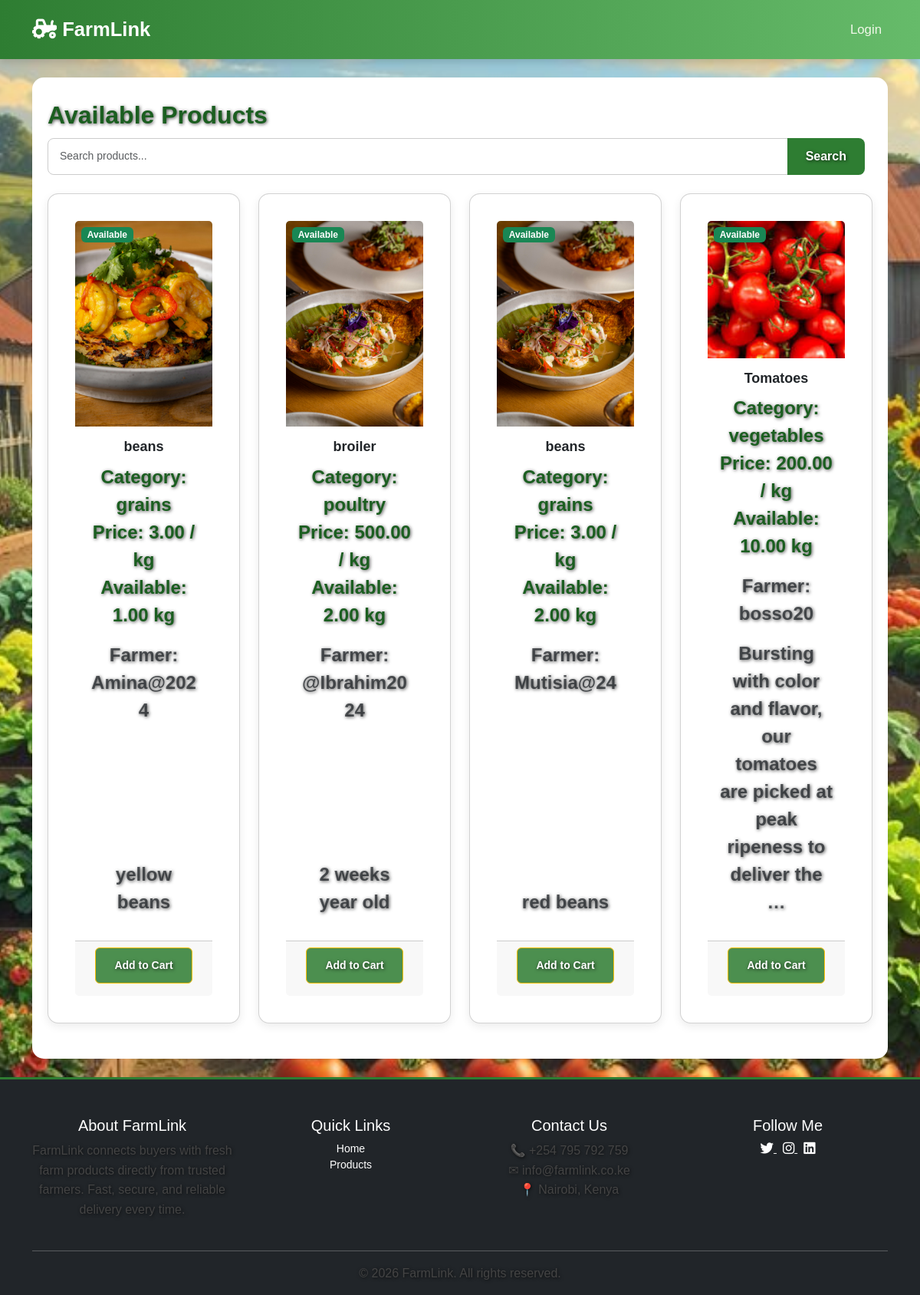
Before: /products/ with the older database file.
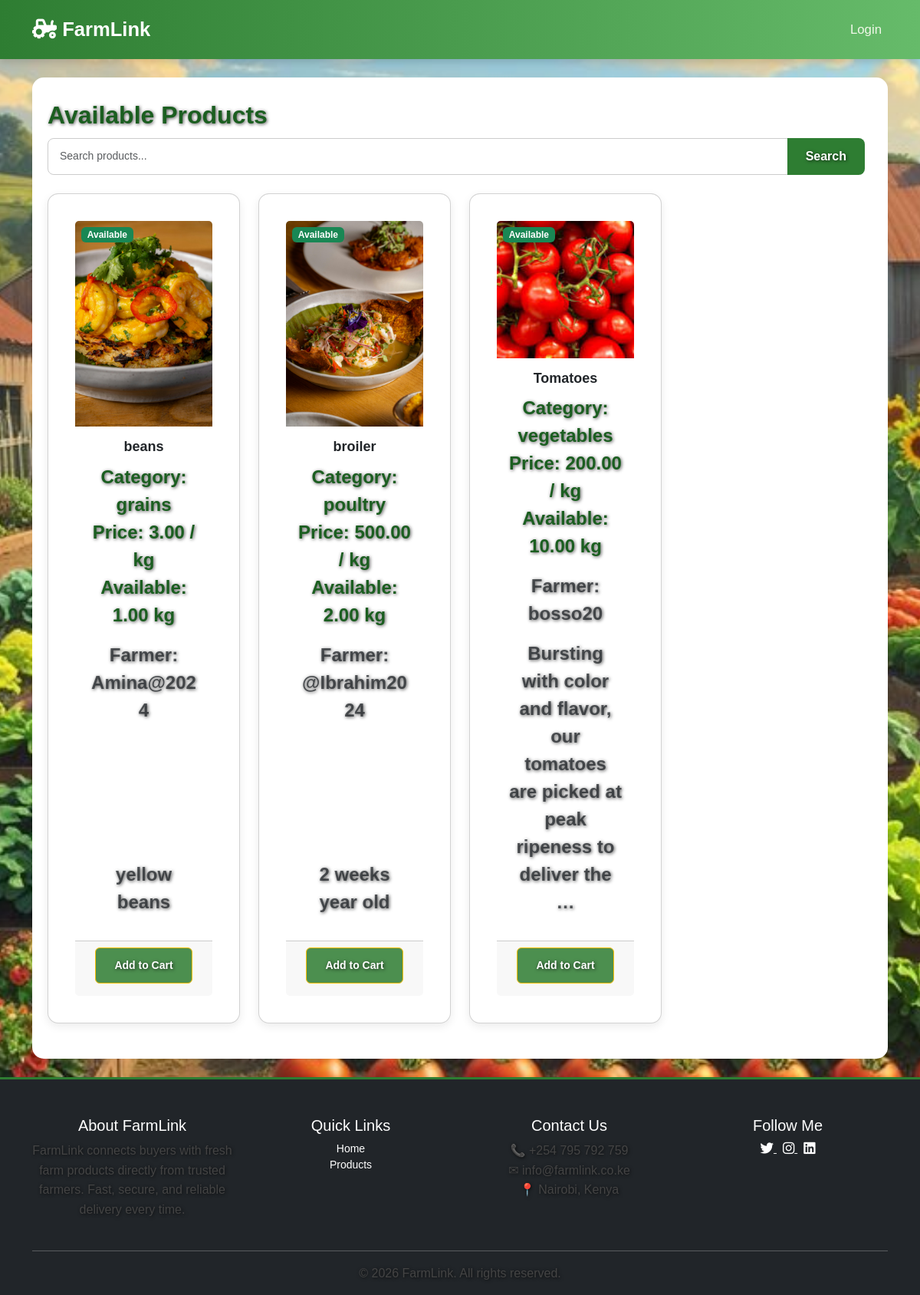
After: the same page with the newer database file.
### accounts/models.py (models this page shows, shortened)
class Product(models.Model):
    CATEGORIES = [
        ('vegetables', 'Vegetables'),
        ('fruits', 'Fruits'),
        ('grains', 'Grains'),
        ('dairy', 'Dairy'),
        ('poultry', 'Poultry'),
        ('other', 'Other'),
    ]
    farmer = models.ForeignKey(User, on_delete=models.CASCADE, related_name='products')
    name = models.CharField(max_length=100)
    category = models.CharField(max_length=20, choices=CATEGORIES)
    quantity = models.DecimalField(max_digits=10, decimal_places=2)
    unit = models.CharField(max_length=20, default='kg')
    price_per_unit = models.DecimalField(max_digits=10, decimal_places=2)
    description = models.TextField(blank=True)   # optional improvement
    image = models.ImageField(upload_to='product_images/', blank=True, null=True)
    created_at = models.DateTimeField(auto_now_add=True)
    is_available = models.BooleanField(default=True)

### accounts/views.py (the view)
# urls.py: path('products/', views.product_list, name='product_list'),
def product_list(request):
    query = request.GET.get("q")   # get search text from search box
    products = Product.objects.filter(is_available=True)
    if query:
        products = products.filter(
            Q(name__icontains=query) |
            Q(description__icontains=query) |
            Q(category__icontains=query)
        )
    return render(request, "products/product_list.html", {
        "products": products,
        "query": query
    })

### accounts/context_processors.py (called while the page is built)
def notification_count(request):
    if request.user.is_authenticated:
        unread_count = Notification.objects.filter(
            user=request.user,
            is_read=False
        ).count()
    else:
        unread_count = 0
    return {'unread_count': unread_count,
            'google_maps_key': settings.GOOGLE_MAPS_API_KEY,
            }

### accounts/templates/products/product_list.html
{% extends 'base.html' %}
{% block content %}
<div class="container mt-4">
    <h2>Available Products</h2>
    <form method="GET" action="" class="mb-4">
        <div class="input-group">
            <input type="text" name="q" class="form-control"
                   placeholder="Search products..."
                   value="{{ request.GET.q }}">
            <button class="btn btn-success" type="submit">Search</button>
        </div>
    </form>
    <div class="row">
        {% for product in products %}
        <div class="col-md-3 mb-3">
            <div class="card h-100">
                <div class="position-relative">
                    {% if product.image %}
                        <img src="{{ product.image.url }}" class="card-img-top" alt="{{ product.name }}">
                    {% endif %}
                    {% if product.quantity > 0 %}
                        <span class="badge bg-success position-absolute top-0 start-0 m-2">Available</span>
                    {% else %}
                        <span class="badge bg-danger position-absolute top-0 start-0 m-2">Out of Stock</span>
                    {% endif %}
                </div>
                <div class="card-body d-flex flex-column">
                    <h5 class="card-title">{{ product.name }}</h5>
                    <p class="card-text">
                        Category: {{ product.category }}<br>
                        Price: {{ product.price_per_unit }} / {{ product.unit }}<br>
                        Available: {{ product.quantity }} {{ product.unit }}
                    </p>
                    <p class="text-muted small">
                        Farmer: {{ product.farmer.username }}
                    </p>
                    <p class="text-muted mt-auto">
                        {{ product.description|truncatewords:15 }}
                    </p>
                </div>
                <div class="card-footer d-flex justify-content-between flex-column">
                    <div class="mb-2">
                        {% if product.quantity > 0 %}
                            <a href="{% url 'add_to_cart' product.id %}" class="btn btn-warning btn-sm">
                                Add to Cart
                            </a>
                        {% else %}
                            <button class="btn btn-secondary btn-sm" disabled>
                                Out of Stock
                            </button>
                        {% endif %}
                    </div>
                </div>
            </div>
        </div>
        {% empty %}
        <p class="text-muted">No products available.</p>
        {% endfor %}
    </div>
</div>
{% endblock %}

### accounts/templates/base.html (shortened to what this page needs)
<!DOCTYPE html>
<html lang="en">
<head>
    {% load static %}
    <link href="https://cdn.jsdelivr.net/npm/bootstrap@5.3.8/dist/css/bootstrap.min.css" rel="stylesheet">
    <link rel="stylesheet" href="{% static 'css/style.css' %}">
</head>
<body>
    <nav class="navbar navbar-expand-lg custom-navbar mb-3">
        <div class="container">
            <a href="{% url 'home' %}" class="navbar-brand custom-brand">
                <i class="fas fa-tractor"></i> FarmLink
            </a>
            <div class="navbar-nav ms-auto">
                {% if user.is_authenticated %}
                    {% if user.profile.is_farmer %}
                        <a class="nav-link custom-nav-link" href="{% url 'dashboard_farmer' %}">Farmer's Dashboard</a>
                    {% elif user.profile.is_buyer %}
                        <a class="nav-link custom-nav-link" href="{% url 'dashboard_buyer' %}">Buyer's Dashboard</a>
                    {% elif user.profile.is_transporter %}
                        <a class="nav-link custom-nav-link" href="{% url 'dashboard_transporter' %}">Transporter's Dashboard</a>
                    {% endif %}
                    <a class="nav-link custom-nav-link" href="{% url 'product_list' %}">Marketplace</a>
                    <a class="nav-link custom-nav-link" href="{% url 'profile_view' %}">
                        <i class="fas fa-user me-1"></i> Profile
                    </a>
                    <a class="nav-link custom-nav-link" href="{% url 'notifications' %}">
                        <i class="fas fa-bell me-1"></i> Notifications
                    </a>
                    <a class="nav-link custom-nav-link logout-link" href="{% url 'logout_view' %}">Logout</a>
                {% else %}
                    <a class="nav-link custom-nav-link" href="{% url 'login_view' %}">Login</a>
                {% endif %}
            </div>
        </div>
    </nav>
    <main class="container">
        {% block content %}
        {% endblock %}
    </main>
<footer class="bg-dark text-white mt-4 pt-5 pb-3">
  <div class="container">
    <div class="row">
      <div class="col-md-3 mb-4">
        <h5>About FarmLink</h5>
        <p>
          FarmLink connects buyers with fresh farm products directly from trusted farmers.
          Fast, secure, and reliable delivery every time.
        </p>
      </div>
      <div class="col-md-3 mb-4">
        <h5>Quick Links</h5>
        <ul class="list-unstyled">
          <li><a href="/" class="text-white text-decoration-none">Home</a></li>
          <li><a href="/products/" class="text-white text-decoration-none">Products</a></li>
        </ul>
      </div>
      <div class="col-md-3 mb-4">
        <h5>Contact Us</h5>
        <p>📞 +254 795 792 759</p>
        <p>✉ info@farmlink.co.ke</p>
        <p>📍 Nairobi, Kenya</p>
      </div>
      <div class="col-md-3 mb-4">
        <h5>Follow Me</h5>
        <a href="https://x.com/Mwi60738Mwita" class="text-white me-2 social-icon">
        </a>
        <a href="https://www.instagram.com/ibrahim_mutisia?igsh=MXNrNnZ5dG5pYjIxcA==" class="text-white me-2 social-icon">
        </a>
        <a href="https://www.linkedin.com/in/ibrahim-mutisia-75a948357?utm_source=share&utm_campaign=share_via&utm_content=profile&utm_medium=android_app" class="text-white social-icon">
        </a>
      </div>
    </div>
    <hr class="bg-light">
    <div class="text-center">
      <p class="mb-0">&copy; 2026 FarmLink. All rights reserved.</p>
    </div>
  </div>
</footer>
<link href="https://cdnjs.cloudflare.com/ajax/libs/font-awesome/6.4.0/css/all.min.css" rel="stylesheet">
</body>
</html>

### static/css/style.css (style rules this page uses)
body { margin: 0; padding: 0; font-family: "Poppins", sans-serif; background-image: url("/static/images/hero-farm.jpeg"); background-size: cover; background-position: center; background-repeat: no-repeat; min-height: 100vh; color: #fff; }
section, h1, h2, h3, p, .btn { position: relative; z-index: 1; text-shadow: 1px 1px 4px rgba(0, 0, 0, 0.7); }
h1, h2, h3 { font-weight: 600; }
.btn { display: inline-block; padding: 12px 24px; background-color: rgba(46, 125, 50, 0.85); color: #fff; text-decoration: none; border-radius: 6px; transition: background 0.3s ease; font-weight: 600; }
.card { flex: 1; background: #fff; padding: 35px; border-radius: 14px; text-align: center; box-shadow: 0 4px 12px rgba(0,0,0,0.08); transition: transform 0.3s ease; }
.custom-navbar { background: linear-gradient(90deg, #2e7d32, #66bb6a); padding: 0.9rem 0; box-shadow: 0 4px 10px rgba(0, 0, 0, 0.15); position: sticky; top: 0; z-index: 999; }
.custom-brand { font-size: 1.6rem; font-weight: 700; color: #ffffff !important; }
.custom-nav-link { color: #f1f8e9 !important; font-size: 1.05rem; font-weight: 500; margin-left: 15px; transition: 0.3s; }
.container.mt-4 { max-width: 1200px; margin: 0 auto; padding: 30px 20px; font-family: "Poppins", sans-serif; position: relative; z-index: 1; background-color: #fff; border-radius: 15px; }
body { margin: 0; padding: 0; font-family: "Poppins", sans-serif; color: #333; background-color: #f8f9fa; }
h2 { font-size: 32px; font-weight: 700; color: #1b5e20; margin-bottom: 10px; }
p { font-size: 16px; color: #444; }
.card-body h5 { font-size: 18px; font-weight: 600; margin-bottom: 10px; }
.card-body p { font-size: 24px; font-weight: 700; color: #1b5e20; }
.custom-navbar { background: linear-gradient(90deg, #2e7d32, #66bb6a); padding: 0.9rem 0; box-shadow: 0 4px 10px rgba(0, 0, 0, 0.15); }
form input[type="text"], form input[type="email"], form input[type="password"], form input[type="number"], form input[type="file"], form select, form textarea { width: 100%; padding: 12px 15px; border: 1px solid #ccc; border-radius: 8px; font-size: 14px; font-family: "Poppins", sans-serif; transition: border 0.3s ease, box-shadow 0.3s ease; }
form .btn { display: inline-block; padding: 12px 24px; background-color: #2e7d32; color: #fff; font-weight: 600; border: none; border-radius: 8px; cursor: pointer; transition: background 0.3s ease, transform 0.2s ease; margin-right: 10px; }
a.btn { text-decoration: none; display: inline-block; }
footer { background-color: #1b5e20; color: #fff; text-align: center; padding: 20px 15px; font-family: "Poppins", sans-serif; font-size: 14px; border-top: 3px solid #2e7d32; margin-top: 40px; }
footer p { margin: 0; line-height: 1.6; }
footer a { color: #fff; text-decoration: underline; transition: color 0.3s ease; }

Changed rows visible on the page:
removed Product: image (picture), shows "Available", name "beans", category "grains", price_per_unit "3.00", unit "kg", quantity "2.00", farmer.username "Mutisia@24", description "red beans", shows "Add to Cart"
